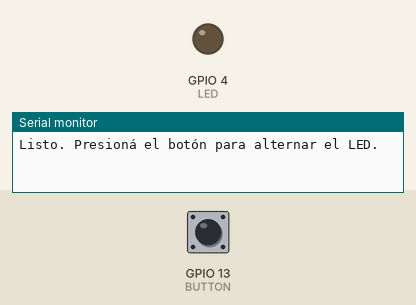
A sketch run on a simulated ESP32. On the bench: output pins drawn as LEDs (lit = HIGH), the last lines printed to the serial monitor. The inputs (shaded band) are chosen by the test bench; at power-on: GPIO 13 (BUTTON) HIGH.

Above: at 1.2 s.
1.3 s: GPIO 13 (BUTTON) pulled LOW for 0.15 s
At 2.5 s:
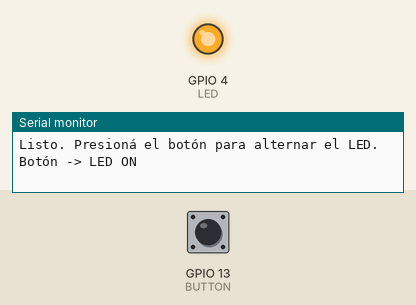
2.9 s: GPIO 13 (BUTTON) pulled LOW for 1 s
At 3.9 s:
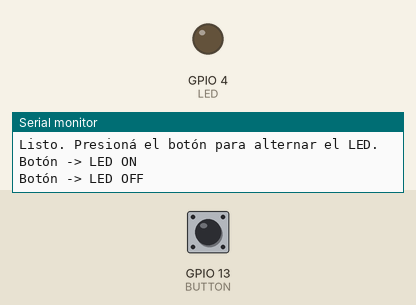
5.4 s: GPIO 13 (BUTTON) pulled LOW for 3.2 s
At 5.8 s:
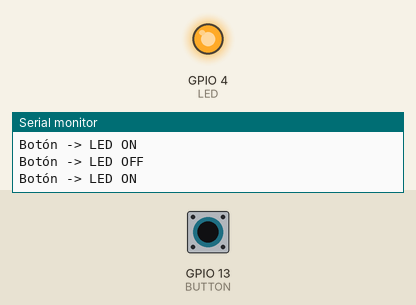
Timing chart, 0 to 8.4 s (numbered marks = the images above; inputs shaded):
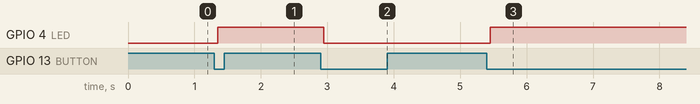

Measured:
- after the input at 1.3 s, GPIO 4 (LED): LOW → HIGH after 0.05 s
- after the input at 2.9 s, GPIO 4 (LED): HIGH → LOW after 0.05 s
- after the input at 5.4 s, GPIO 4 (LED): LOW → HIGH after 0.05 s

The sketch:

02-button-led-toggle.ino
```cpp
/*
 * 02 - Botón + LED (toggle con debounce)
 * learn-esp32-with-claude
 *
 * Un pulsador enciende/apaga el LED (toggle). Lee el botón con la resistencia
 * pull-up INTERNA del ESP32 (INPUT_PULLUP), así que el pin reposa en HIGH y
 * baja a LOW al presionar (lógica "activa en bajo"). Hace debounce por software
 * para ignorar el rebote mecánico del contacto.
 *
 * Cableado:
 *   LED:    GPIO4 -> 220Ω -> ánodo(+, pata larga) -> LED -> cátodo(-) -> GND
 *   Botón:  GPIO13 -> una pata del pulsador ; pata opuesta -> GND
 *           (sin resistencia externa: usamos el pull-up interno)
 * Board:   ESP32 Dev Module
 * Serial:  115200 baud
 */

const int LED = 4;
const int BUTTON = 13;                    // INPUT_PULLUP: reposa HIGH, presionado LOW
const unsigned long DEBOUNCE_MS = 50;     // ventana de estabilidad

bool ledOn = false;
int lastReading = HIGH;                   // última lectura cruda
int stableState = HIGH;                   // estado ya "deboucneado"
unsigned long lastChangeMs = 0;

void setup() {
  Serial.begin(115200);
  pinMode(LED, OUTPUT);
  pinMode(BUTTON, INPUT_PULLUP);          // habilita la resistencia pull-up interna
  digitalWrite(LED, ledOn);
  Serial.println("Listo. Presioná el botón para alternar el LED.");
}

void loop() {
  int reading = digitalRead(BUTTON);

  // 1) Si la lectura cruda cambió, (re)arranca el reloj de debounce.
  if (reading != lastReading) {
    lastChangeMs = millis();
    lastReading = reading;
  }

  // 2) Si la lectura se mantuvo estable más que DEBOUNCE_MS, la damos por buena.
  if (millis() - lastChangeMs >= DEBOUNCE_MS) {
    if (reading != stableState) {
      stableState = reading;

      // 3) Flanco de bajada (HIGH -> LOW) = botón recién presionado.
      if (stableState == LOW) {
        ledOn = !ledOn;                   // toggle
        digitalWrite(LED, ledOn);
        Serial.printf("Botón -> LED %s\n", ledOn ? "ON" : "OFF");
      }
    }
  }
}
```
